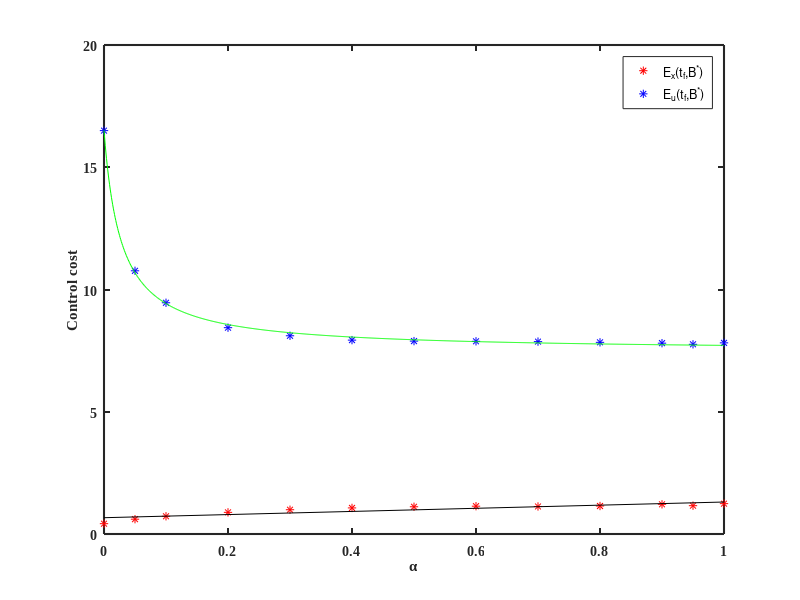

Source code (MATLAB): (Note: this script raises an error after producing the figure.)
x1=[0,      0.05 , 0.1 ,    0.2 ,  0.3 ,   0.4 ,    0.5,    0.6 ,  0.7 ,   0.8  ,  0.9, 0.95 ,   1  ];
  y1= [ 0.4216 ,   0.6061  ,  0.7253 ,  0.8855,    0.9928,   1.0668,   1.1138,   1.1378 ,  1.1258,    1.1448,  1.2144,  1.1584,   1.2412];
 	y2=[	16.4983,  10.7648,    9.4574,   8.4382 ,   8.1078,     7.9298 ,    7.8888 ,  7.8813 ,  7.8683 ,   7.8392 ,   7.8049 ,  7.7589 , 7.8178];
        
    %Coefficients (with 95% confidence bounds):
       p1 =       7.472  %(7.383, 7.561)
       p2 =      0.4555  %(0.4119, 0.4991)
       q1 =     0.02759  %(0.02486, 0.03033)
        
        
        A=polyfit(x1,y1,1);
z=polyval(A,x1);
l1=plot(x1,y1,'r*')
hold on
plot(x1,z,'k')
hold on


%  A2=polyfit(x,y2,4);
 %z2=polyval(A2,x);

 l2=plot(x1,y2,'b*')
 hold on
 
     

         x=0:0.001:1;
  f= (p1*x + p2) ./ (x + q1);
 plot(x,f,'g')
 
 
 legend([l1,l2],'E_x(t_f,B^*)', 'E_u(t_f,B^*)')
  set(gca, 'LineWidth', 1.5);
    set(gca,'FontName','Times New Roman','FontWeight','bold')
 xlabel('\alpha','FontName','Times New Roman','FontWeight','bold');
 ylabel('Control cost','FontName','Times New Roman','FontWeight','bold');
 export_fig cost_fitting_2.eps -painters -transparent 